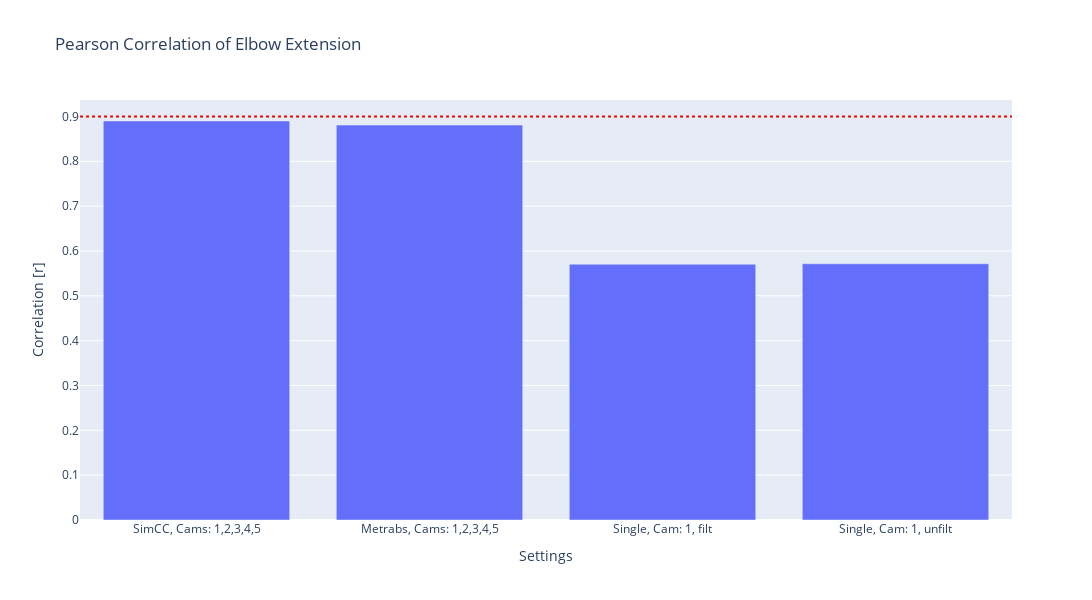
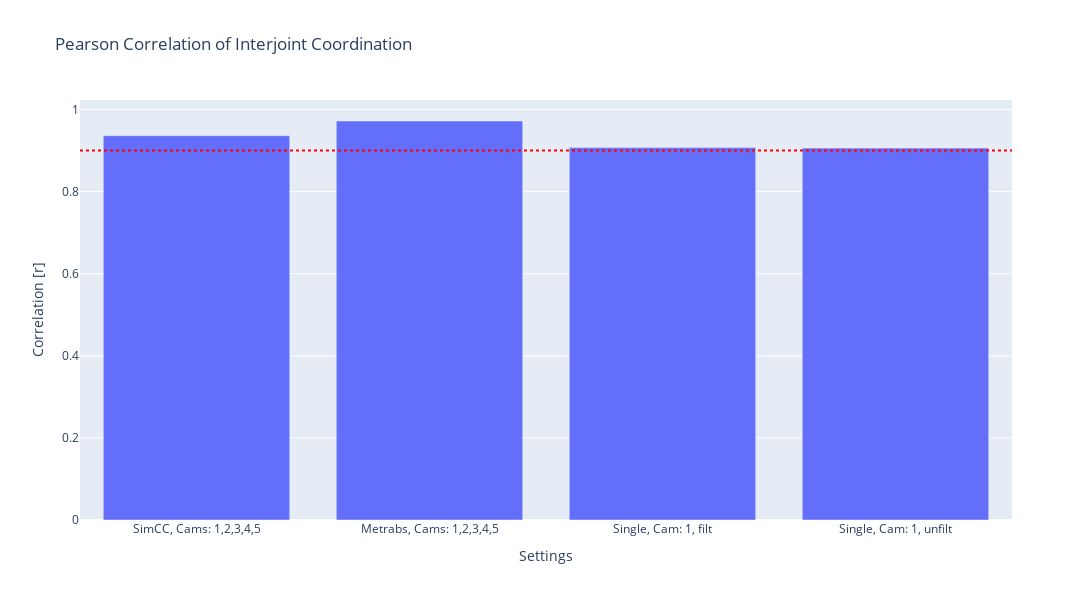
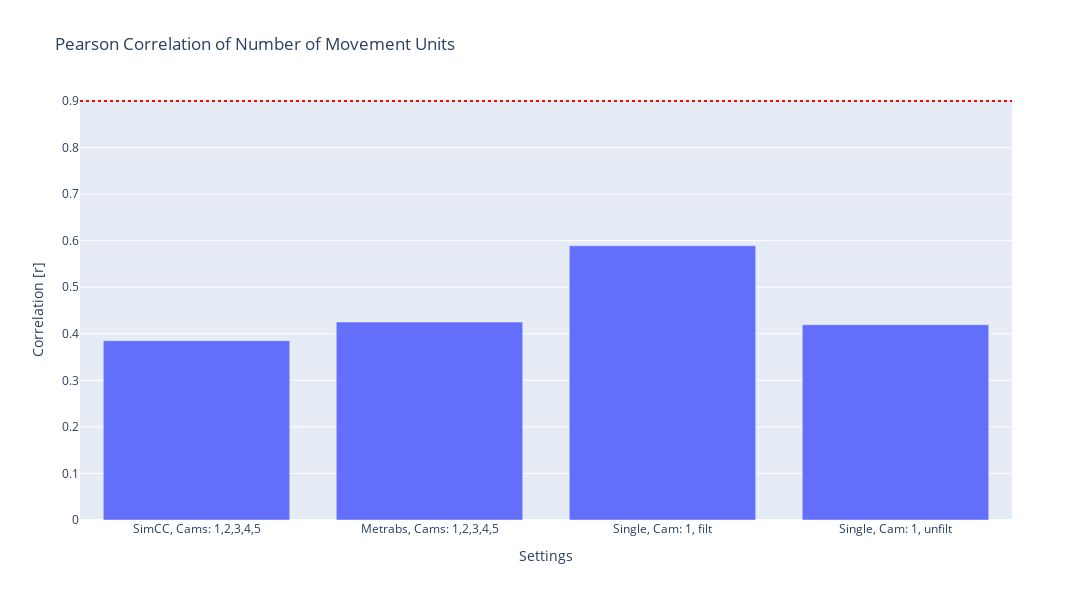
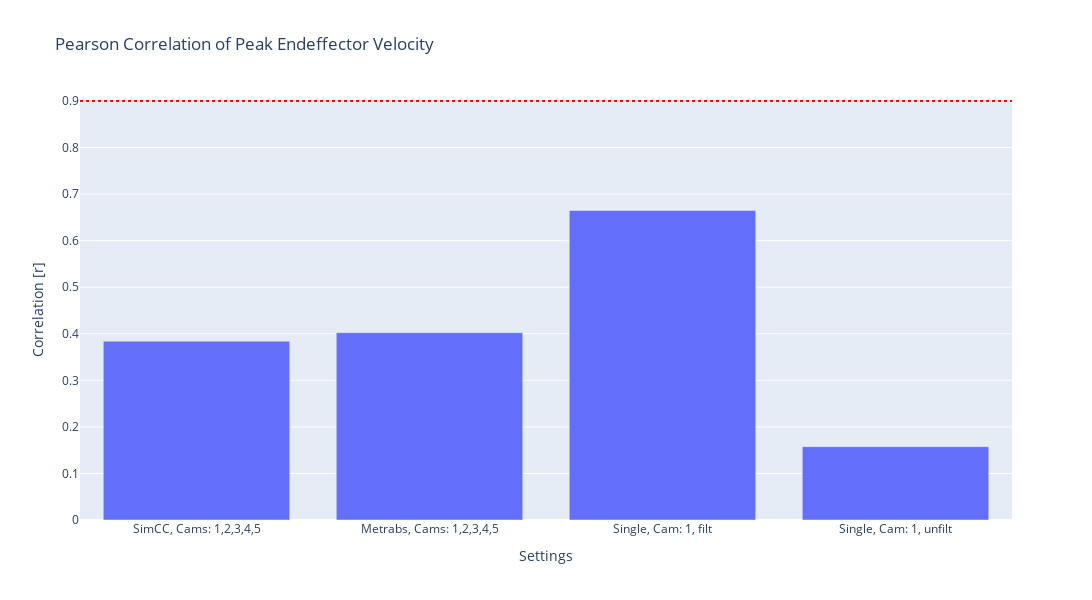

Here is the notebook cell these charts were saved with, in order:
### Code cell
measures = df_plot['measure'].unique()

for measure in measures:
    df_plot_measure = df_plot[df_plot['measure'] == measure]
    title_name = get_title_measure_name(measure)
    
    fig = px.bar(df_plot_measure[df_plot_measure['id_s'].isin(idx_s_reduced)], x='id_s_name', y='correlation', title=f'Pearson Correlation of {title_name}', labels={'correlation': 'Pearson Correlation', 'id_s': 'Subject ID', 'measure': 'Kin. Measure'},
                 template = 'plotly')
    
    fig.add_hline(y=0.9, line_dash='dot', line_color='red', name = 'minimum correlation')
    
    fig.update_layout(title= f'Pearson Correlation of {title_name}',
              xaxis_title=f'Settings',
              yaxis_title=f'Correlation [r]',
                      width=1300, height=600
              )
    
    fig.show()
    os.makedirs(os.path.join(dir_plots_cat, '04_correlation'), exist_ok=True)
    
    path = os.path.join(dir_plots_cat, '04_correlation', f'pearson_corr_{measure}.html')
    fig.write_html(path)
    
    path = os.path.join(dir_plots_cat, '04_correlation', f'pearson_corr_{measure}.png')
    fig.write_image(path, scale = 5)

### Figure 1 — Plotly figure (JSON) as saved in the notebook; plotly's stock layout.template omitted (floating-point values rounded to 4 significant figures)
{"data": [{"alignmentgroup": "True", "hovertemplate": "id_s_name=%{x}<br>Pearson Correlation=%{y}<extra></extra>", "legendgroup": "", "marker": {"color": "#636efa", "pattern": {"shape": ""}}, "name": "", "offsetgroup": "", "orientation": "v", "showlegend": false, "textposition": "auto", "x": ["SimCC, Cams: 1,2,3,4,5", "Metrabs, Cams: 1,2,3,4,5", "Single, Cam: 1, filt", "Single, Cam: 1, unfilt"], "xaxis": "x", "y": [0.8899, 0.8807, 0.5704, 0.5715], "yaxis": "y", "type": "bar"}], "layout": {"xaxis": {"anchor": "y", "domain": [0.0, 1.0], "title": {"text": "Settings"}}, "yaxis": {"anchor": "x", "domain": [0.0, 1.0], "title": {"text": "Correlation [r]"}}, "legend": {"tracegroupgap": 0}, "title": {"text": "Pearson Correlation of Elbow Extension"}, "barmode": "relative", "shapes": [{"line": {"color": "red", "dash": "dot"}, "name": "minimum correlation", "type": "line", "x0": 0, "x1": 1, "xref": "x domain", "y0": 0.9, "y1": 0.9, "yref": "y"}], "width": 1300, "height": 600}}

### Figure 2 — Plotly figure (JSON) as saved in the notebook; plotly's stock layout.template omitted (floating-point values rounded to 4 significant figures)
{"data": [{"alignmentgroup": "True", "hovertemplate": "id_s_name=%{x}<br>Pearson Correlation=%{y}<extra></extra>", "legendgroup": "", "marker": {"color": "#636efa", "pattern": {"shape": ""}}, "name": "", "offsetgroup": "", "orientation": "v", "showlegend": false, "textposition": "auto", "x": ["SimCC, Cams: 1,2,3,4,5", "Metrabs, Cams: 1,2,3,4,5", "Single, Cam: 1, filt", "Single, Cam: 1, unfilt"], "xaxis": "x", "y": [0.9362, 0.972, 0.9071, 0.906], "yaxis": "y", "type": "bar"}], "layout": {"xaxis": {"anchor": "y", "domain": [0.0, 1.0], "title": {"text": "Settings"}}, "yaxis": {"anchor": "x", "domain": [0.0, 1.0], "title": {"text": "Correlation [r]"}}, "legend": {"tracegroupgap": 0}, "title": {"text": "Pearson Correlation of Interjoint Coordination"}, "barmode": "relative", "shapes": [{"line": {"color": "red", "dash": "dot"}, "name": "minimum correlation", "type": "line", "x0": 0, "x1": 1, "xref": "x domain", "y0": 0.9, "y1": 0.9, "yref": "y"}], "width": 1300, "height": 600}}

### Figure 3 — Plotly figure (JSON) as saved in the notebook; plotly's stock layout.template omitted (floating-point values rounded to 4 significant figures)
{"data": [{"alignmentgroup": "True", "hovertemplate": "id_s_name=%{x}<br>Pearson Correlation=%{y}<extra></extra>", "legendgroup": "", "marker": {"color": "#636efa", "pattern": {"shape": ""}}, "name": "", "offsetgroup": "", "orientation": "v", "showlegend": false, "textposition": "auto", "x": ["SimCC, Cams: 1,2,3,4,5", "Metrabs, Cams: 1,2,3,4,5", "Single, Cam: 1, filt", "Single, Cam: 1, unfilt"], "xaxis": "x", "y": [0.3851, 0.4251, 0.589, 0.4194], "yaxis": "y", "type": "bar"}], "layout": {"xaxis": {"anchor": "y", "domain": [0.0, 1.0], "title": {"text": "Settings"}}, "yaxis": {"anchor": "x", "domain": [0.0, 1.0], "title": {"text": "Correlation [r]"}}, "legend": {"tracegroupgap": 0}, "title": {"text": "Pearson Correlation of Number of Movement Units"}, "barmode": "relative", "shapes": [{"line": {"color": "red", "dash": "dot"}, "name": "minimum correlation", "type": "line", "x0": 0, "x1": 1, "xref": "x domain", "y0": 0.9, "y1": 0.9, "yref": "y"}], "width": 1300, "height": 600}}

### Figure 4 — Plotly figure (JSON) as saved in the notebook; plotly's stock layout.template omitted (floating-point values rounded to 4 significant figures)
{"data": [{"alignmentgroup": "True", "hovertemplate": "id_s_name=%{x}<br>Pearson Correlation=%{y}<extra></extra>", "legendgroup": "", "marker": {"color": "#636efa", "pattern": {"shape": ""}}, "name": "", "offsetgroup": "", "orientation": "v", "showlegend": false, "textposition": "auto", "x": ["SimCC, Cams: 1,2,3,4,5", "Metrabs, Cams: 1,2,3,4,5", "Single, Cam: 1, filt", "Single, Cam: 1, unfilt"], "xaxis": "x", "y": [0.384, 0.4024, 0.6648, 0.1575], "yaxis": "y", "type": "bar"}], "layout": {"xaxis": {"anchor": "y", "domain": [0.0, 1.0], "title": {"text": "Settings"}}, "yaxis": {"anchor": "x", "domain": [0.0, 1.0], "title": {"text": "Correlation [r]"}}, "legend": {"tracegroupgap": 0}, "title": {"text": "Pearson Correlation of Peak Endeffector Velocity"}, "barmode": "relative", "shapes": [{"line": {"color": "red", "dash": "dot"}, "name": "minimum correlation", "type": "line", "x0": 0, "x1": 1, "xref": "x domain", "y0": 0.9, "y1": 0.9, "yref": "y"}], "width": 1300, "height": 600}}
